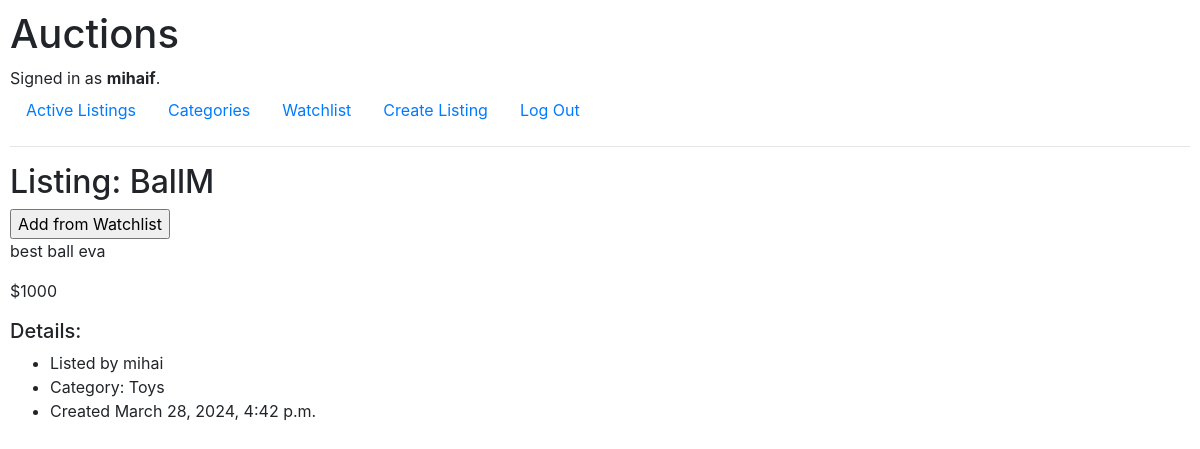
The page /listing/8/ (signed in) on the database its author committed.
### auctions/models.py (models this page shows, shortened)
class User(AbstractUser):
    pass

class AuctionListing(models.Model):
    id = models.BigAutoField(primary_key=True)
    auctioneer = models.ForeignKey(User, on_delete=models.CASCADE, related_name="listings", default=1)
    title = models.CharField(max_length=64)
    description = models.CharField(max_length=255)
    starting_bid = models.IntegerField()
    date_created = models.DateTimeField(auto_now_add=True)
    category = models.ForeignKey(Category, on_delete=models.CASCADE, related_name="auctions")

class Category(models.Model):
    id = models.BigAutoField(primary_key=True)
    name = models.CharField(max_length=64)
    def __str__(self):
        return self.name

### auctions/views.py (the view)
# urls.py: path("listing/<int:auction_id>/", views.listing_view, name="listing_view"),
def listing_view(request, auction_id):
    auction = AuctionListing.objects.get(pk=auction_id)
    is_in_watchlist = Watchlist.objects.filter(watchlist_user=request.user, watchlist_auction=auction).exists()
    return render(request, "auctions/listing_page.html", {
        "auction": auction,
        "is_in_watchlist": is_in_watchlist
    })

### auctions/templates/auctions/listing_page.html (shortened to what this page needs)
{% extends "auctions/layout.html" %}
{% block body %}
    <h2>Listing: {{ auction.title }}</h2>
    {% if is_in_watchlist %}
        <form action="{% url 'toggle_watchlist' auction.id %}" method="POST">
            {% csrf_token %}
            <input type="submit" value="Remove from Watchlist">
        </form>
    {% else %}
        <form action="{% url 'toggle_watchlist' auction.id %}" method="POST">
            <input type="submit" value="Add from Watchlist">
        </form>
    {% endif %}
    <div>
        <p>{{ auction.description }}</p>
        <p>${{ auction.starting_bid }}</p>
        <h5>Details:</h5>
        <ul>
            <li>Listed by {{ auction.auctioneer }}</li>
            <li>Category: {{ auction.category }}</li>
            <li>Created {{ auction.date_created }}</li>
        </ul>
    </div>
{% endblock %}

### auctions/templates/auctions/layout.html (shortened to what this page needs)
{% load static %}
<!DOCTYPE html>
<html lang="en">
    <head>
        <link rel="stylesheet" href="https://stackpath.bootstrapcdn.com/bootstrap/4.4.1/css/bootstrap.min.css">
        <link href="{% static 'auctions/styles.css' %}" rel="stylesheet">
    </head>
    <body>
        <h1>Auctions</h1>
        <div>
            {% if user.is_authenticated %}
                Signed in as <strong>{{ user.username }}</strong>.
            {% else %}
                Not signed in.
            {% endif %}
        </div>
        <ul class="nav">
            <li class="nav-item">
                <a class="nav-link" href="{% url 'index' %}">Active Listings</a>
            </li>
            {% if user.is_authenticated %}
                <li class="nav-item">
                    <a class="nav-link" href="">Categories</a>
                </li>
                <li class="nav-item">
                    <a class="nav-link" href="">Watchlist</a>
                </li>
                <li class="nav-item">
                    <a class="nav-link" href="{% url 'create_listing' %}">Create Listing</a>
                </li>
                <li class="nav-item">
                    <a class="nav-link" href="{% url 'logout' %}">Log Out</a>
                </li>
            {% endif %}
        </ul>
        <hr>
        {% block body %}
        {% endblock %}
    </body>
</html>

### auctions/static/auctions/styles.css (style rules this page uses)
body { padding: 10px; }

### rows shown on the page
User: username "mihaif"
AuctionListing: title "BallM", description "best ball eva", starting_bid "1000", auctioneer "mihai", category "Toys", date_created "March 28, 2024, 4:42 p.m."
